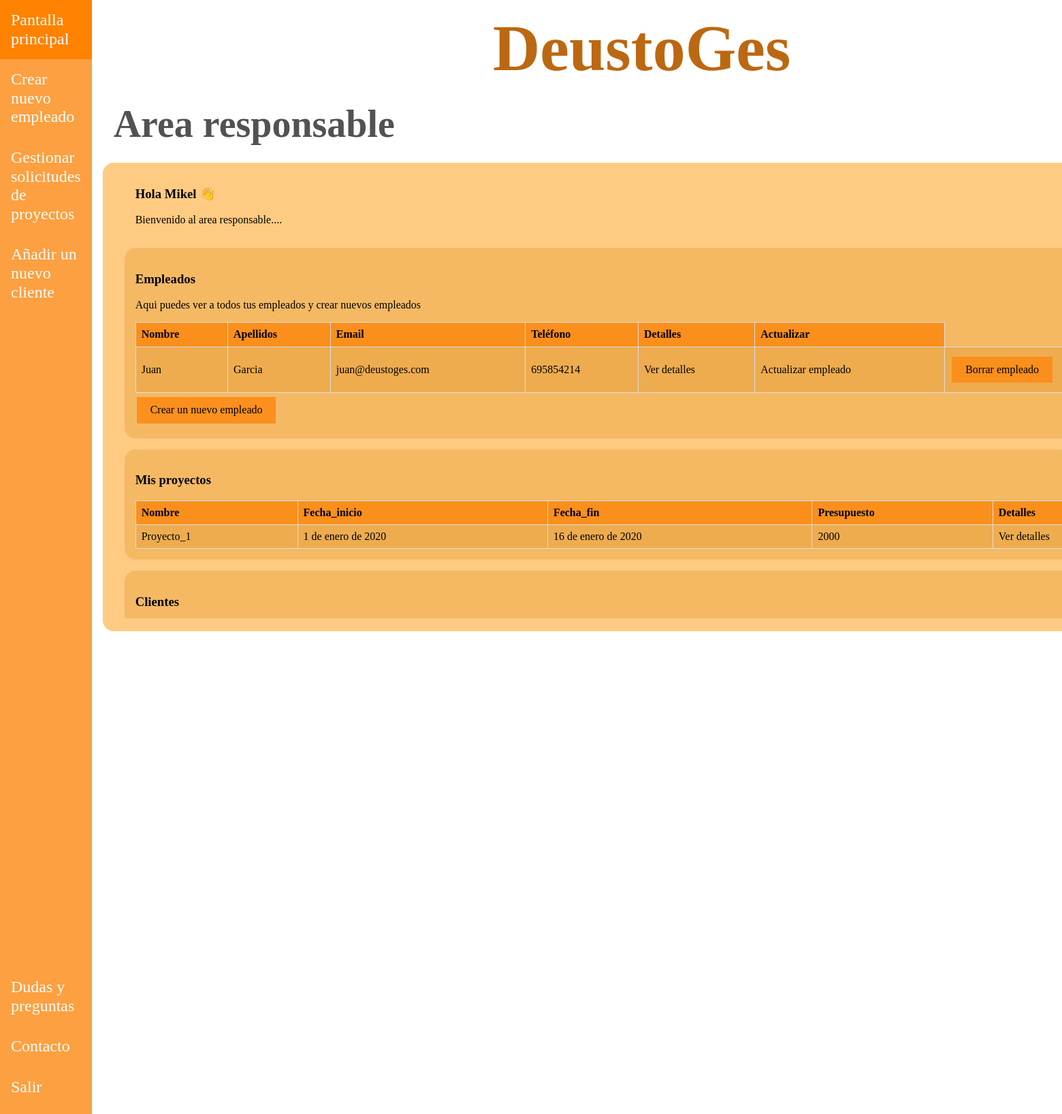
The app's page /appDeustoGes/responsables/1 with its own data.
### appDeustoGes/models.py (models this page shows, shortened)
class Empleado(models.Model):
    dni = models.CharField(max_length=9)
    nombre = models.CharField(max_length=15)
    apellidos = models.CharField(max_length=40, default="")
    email = models.EmailField()
    telefono = models.PositiveIntegerField()
    responsable = models.BooleanField(default=False)
    created = models.DateTimeField(auto_now_add=True,blank=True, null=True)
    updated = models.DateTimeField(auto_now=True, blank=True, null=True)
    class Meta:
        verbose_name = "empleado"
        verbose_name_plural = "empleados"

class Proyecto(models.Model):
    nombre = models.CharField(max_length=15)
    descripcion = models.TextField()
    fecha_inicio = models.DateField(default=date(2020, 1, 1))
    fecha_fin = models.DateField(default=date(2020, 1, 1))
    presupuesto = models.IntegerField()
    tareas = models.ManyToManyField(Tarea, blank=False)
    responsable = models.ForeignKey(Empleado, on_delete=models.CASCADE)
    cliente = models.ForeignKey(Cliente, on_delete=models.CASCADE)
    created = models.DateTimeField(auto_now_add=True,blank=True, null=True)
    updated = models.DateTimeField(auto_now=True,blank=True, null=True)
    class Meta:
        verbose_name = "proyecto"
        verbose_name_plural = "proyectos"

### appDeustoGes/views.py (the view)
# urls.py: path("/responsables/<int:id_responsable>", views.pantalla_responsable, name='pantalla_responsable'),
def pantalla_responsable(request, id_responsable):
    responsable = get_object_or_404(Empleado, id=id_responsable)
    empleados = Empleado.objects.all()
    proyectos = Proyecto.objects.all()
    clientes = Cliente.objects.all()
    solicitudes = Solicitud.objects.all()
    return render(request, 'appDeustoGes/pantalla_responsable.html', {'empleados': empleados,
                                                                      'responsable': responsable,
                                                                      'proyectos': proyectos,
                                                                      'clientes': clientes, 'solicitudes': solicitudes})

### appDeustoGes/models.py (called while the page is built)
    def __str__(self):
        return str(self.nombre) + " (" + str(self.direccion) + ")"

### templates/appDeustoGes/pantalla_responsable.html (shortened to what this page needs)
{% extends "base.html" %}
{% block css %}
    <link rel="stylesheet" href="/../static/css/normalize.css">
    <link rel="stylesheet" href="/../static/css/style.css">
{% endblock %}
{% block nav_header %}
    <nav class="barra-lateral">
        <ul class="listado-barra-lateral">
            <div>
                <li><a href="">Pantalla principal</a></li>
                <li><a href="{% url 'empleado_create' responsable.id %}">Crear nuevo empleado</a></li>
                <li><a href="{% url 'proyecto_create' responsable.id %}">Gestionar solicitudes de proyectos</a></li>
                <li><a href="{% url 'cliente_create' responsable.id %}">Añadir un nuevo cliente</a></li>
            </div>
            <div>
                <li><a href="">Dudas y preguntas</a></li>
                <li><a href="">Contacto</a></li>
                <li><a href="{% url 'login' %}">Salir</a></li>
            </div>
        </ul>
    </nav>
{% endblock %}
{% block main_contenido %}
    <h2>Area responsable</h2>
<div class="contenido">
    <div class="introduccion">
        <h3>Hola {{ responsable.nombre }} 👋</h3>
    <p>Bienvenido al area responsable....</p>
    </div>
    <div class="responsable-overflow">
        <div class="contenido_interno">
            <h3>Empleados</h3>
            <p>Aqui puedes ver a todos tus empleados y crear nuevos empleados</p>
            <table class="estilos-table">
                <thead>
                    <tr>
                        <th>Nombre</th>
                        <th>Apellidos</th>
                        <th>Email</th>
                        <th>Teléfono</th>
                        <th>Detalles</th>
                        <th>Actualizar</th>
                    </tr>
                </thead>
                <tbody>
                    {% for empleado in empleados %}
                        {% if empleado.responsable == 0 %}
                            <tr>
                                <td>{{ empleado.nombre }}</td>
                                <td>{{ empleado.apellidos }}</td>
                                <td>{{ empleado.email }}</td>
                                <td>{{ empleado.telefono }}</td>
                                <td><a href="{% url 'empleado_detail' responsable.id empleado.id %}">Ver detalles</a></td>
                                <td><a href="{% url 'empleado_update' responsable.id empleado.id %}">Actualizar empleado</a></td>
                                <td><a href="{% url 'delete_empleado' responsable.id empleado.id %}"
                                       class="añadir-button">Borrar empleado</a></td>
                            </tr>
                        {% endif %}
                    {% endfor %}
                </tbody>
            </table>
            <button class="añadir-button">
                <a href="{% url 'empleado_create' responsable.id %}">Crear un nuevo empleado</a>
            </button>
        </div>
        <div class="contenido_interno">
            <h3>Mis proyectos</h3>
            <table class="estilos-table">
                <thead>
                    <tr>
                        <th>Nombre</th>
                        <th>Fecha_inicio</th>
                        <th>Fecha_fin</th>
                        <th>Presupuesto</th>
                        <th>Detalles</th>
                    </tr>
                </thead>
                <tbody>
                    {% for proyecto in proyectos %}
                        {% if responsable.id == proyecto.responsable_id %}
                            <tr>
                                <td>{{ proyecto.nombre }}</td>
                                <td>{{ proyecto.fecha_inicio }}</td>
                                <td>{{ proyecto.fecha_fin }}</td>
                                <td>{{ proyecto.presupuesto }}</td>
                                <td><a href="{% url 'proyecto_detail' responsable.id proyecto.id %}">Ver detalles</a></td>
                            </tr>
                        {% endif %}
                    {% endfor %}
                </tbody>
            </table>
        </div>
        <div class="contenido_interno">
            <h3>Clientes</h3>
        </div>
    </div>
    </div>
</div>
{% endblock %}

### static/css/style.css (style rules this page uses)
html { box-sizing: border-box; }
*, *:before, *:after { box-sizing: inherit; }
a { text-decoration: none; color: black; }
ul { list-style: none; margin: 0; padding: 0; }
.flex { display: flex; }
h2 { margin-block:0; padding-block: 1.5rem; margin-left: 2rem; font-size: 3.5rem; width: 100%; color: rgba(0, 0, 0, 0.678); }
.barra-lateral { max-width: 15rem; background-color: rgba(252, 140, 24, 0.82); height: 100vh; }
.listado-barra-lateral { display: grid; grid-template-rows: 80vh 20vh; }
.listado-barra-lateral a { font-size: 1.5rem; color: white; display: block; padding: 1rem; }
.contenido { padding: 1rem; margin-left: 1rem; width: 100rem; height: 43rem; background-color: rgba(255, 149, 0, 0.49); border-radius: 1rem; }
.responsable-overflow { height: 35rem; overflow: scroll; overflow-x: hidden; }
.introduccion { margin-inline: 2rem; }
.contenido_interno { margin-inline: 1rem; padding: 1rem; background-color: rgba(216, 136, 24, 0.27); margin-block: 1rem; border-radius: 1rem; }
.estilos-table { width: 100%; border-collapse: collapse; }
.estilos-table th { background-color: rgba(252, 140, 24, 0.91); border: 1px solid #dddddd; text-align: left; padding: 8px; }
.estilos-table td { border: 1px solid #dddddd; text-align: left; padding: 8px; }
.estilos-table tr:nth-child(odd) { background-color: rgba(216, 136, 24, 0.27); }
.estilos-table td a { text-decoration: none; color: black; }
.añadir-button { background-color: rgba(252, 140, 24, 0.91); text-align: center; border: none; color: white; padding: 10px 20px; text-decoration: none; display: inline-block; font-size: 16px; margin: 6px 2px; transition-duration: 0.4s; cursor: pointer; }

### records on screen
Empleado: nombre "Mikel"
Empleado: nombre "Juan", apellidos "Garcia", email "juan@deustoges.com", telefono "695854214"
Proyecto: nombre "Proyecto_1", fecha_inicio "1 de enero de 2020", fecha_fin "16 de enero de 2020", presupuesto "2000"
